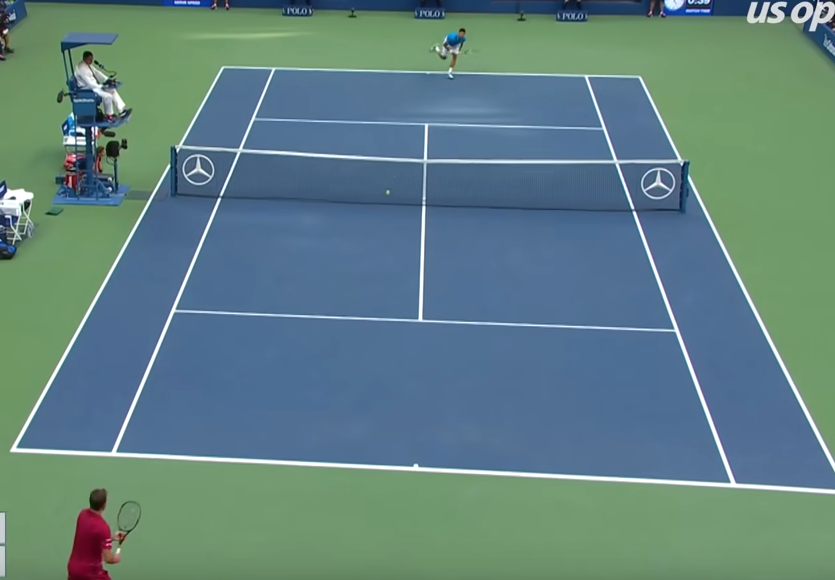
#> input picture test.png, 835 x 580 px
$ python -i ImageTreatment.py   (imports and definitions only)
#> lines starting #> are read from the running program, lines starting #| are printed output that depends on the picture; after the words box and inside, x2 and y2 are one past the last pixel; in counts of white or black regions, pixels touching at a corner belong together
#> further down, picture is the input picture: shape (580, 835, 3); mean B, G, R 129.9, 129.4, 97.2
import cv2 as cv
import sys

import numpy as np


def load_image(path: str):
    image = cv.imread(path)
    if image is None:
        print("Could not read the image.")
        sys.exit()
    return image


def save_image(path: str, image):
    cv.imwrite(path, image)
    return


def remove_background(image):
    # Threshholding the image
    lower = np.array([200, 200, 200])
    upper = np.array([255, 255, 255])
    thresh = cv.inRange(image, lower, upper)

    # Apply morphology
    kernel = cv.getStructuringElement(cv.MORPH_ELLIPSE, (20, 20))
    morph = cv.morphologyEx(thresh, cv.MORPH_CLOSE, kernel)

    # Invert the image
    mask = 255 - morph
    result = cv.bitwise_and(image, image, mask=mask)

    # Save the results
    cv.imwrite("..\\TestRemoveBackground\\thresh.png", thresh)
    cv.imwrite("..\\TestRemoveBackground\\morph.png", morph)
    cv.imwrite("..\\TestRemoveBackground\\mask.png", mask)
    cv.imwrite("..\\TestRemoveBackground\\result.png", result)

    # Show the results
    cv.imshow('thresh', thresh)
    cv.imshow('morph', morph)
    cv.imshow('mask', mask)
    cv.imshow('result', result)
    cv.waitKey(0)
    cv.destroyAllWindows()

    return result


# Remove background adaptively
def remove_background_adaptive(image):
    gray = cv.cvtColor(image, cv.COLOR_BGR2GRAY)
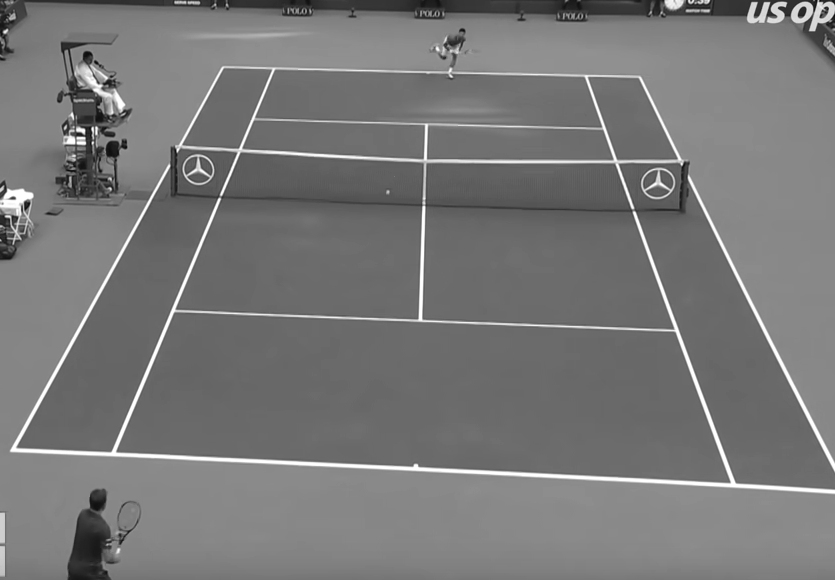
#> gray: shape (580, 835); min 9, max 255, mean 119.8
    thresh1 = cv.adaptiveThreshold(gray, 255, cv.ADAPTIVE_THRESH_MEAN_C, cv.THRESH_BINARY, 51, 25)
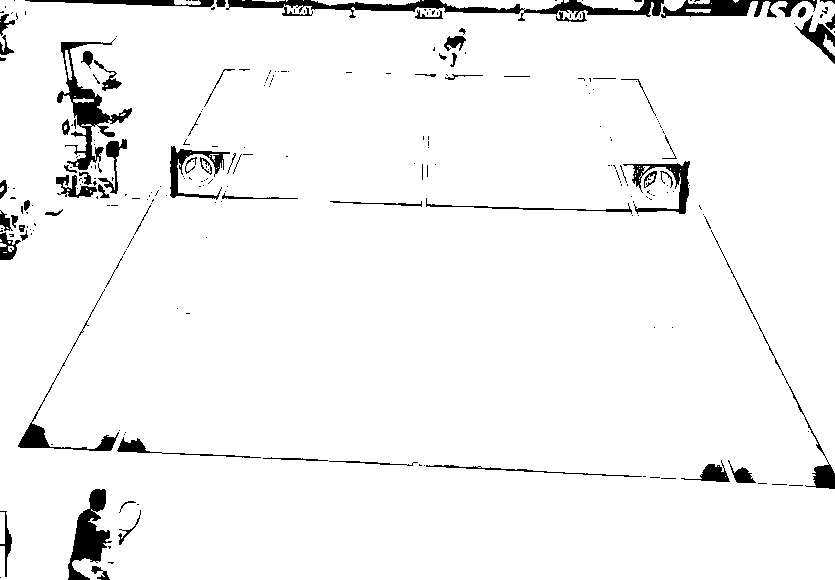
#> thresh1: shape (580, 835); 95.7% white; 258 black regions (189 under 20 px), largest, box (x1, y1, x2, y2) and area: (226, 0, 664, 21) 3030, (57, 38, 132, 170) 2254, (68, 489, 112, 580) 1806
    cv.imwrite("..\\TestRemoveBackground\\thresh1.png", thresh1)
    kernel = cv.getStructuringElement(cv.MORPH_ELLIPSE, (11, 11))
    morph = cv.morphologyEx(thresh1, cv.MORPH_DILATE, kernel)
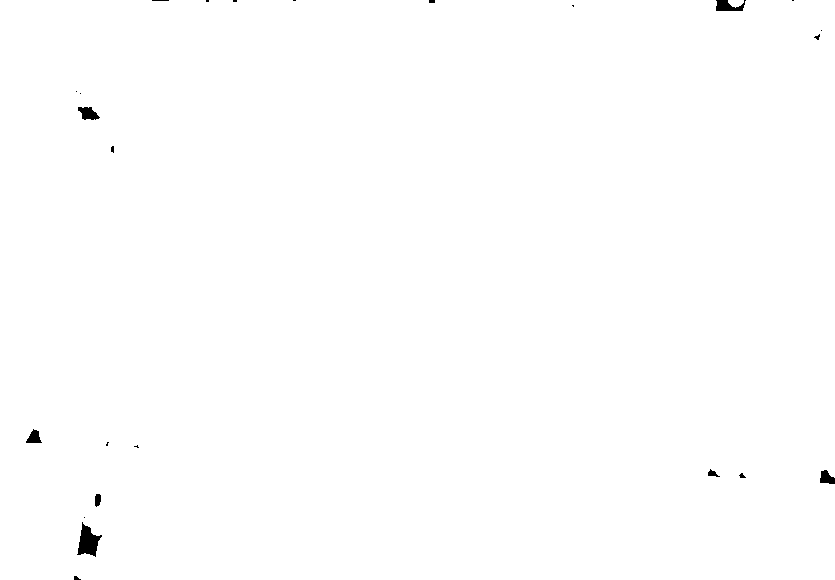
#> morph: shape (580, 835); 99.7% white; 24 black regions (16 under 20 px), largest, box (x1, y1, x2, y2) and area: (77, 522, 102, 557) 464, (716, 0, 746, 11) 214, (78, 107, 100, 120) 187
    division = cv.divide(gray, morph, scale=255)
    thresh2 = cv.threshold(division, 0, 255, cv.THRESH_OTSU)[1]
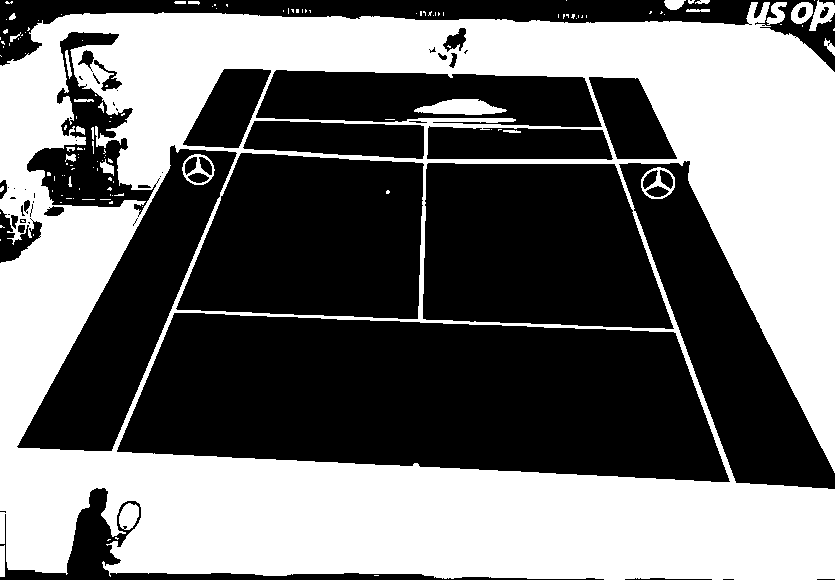
#> thresh2: shape (580, 835); 45.3% white; 137 white regions (109 under 20 px), largest, box (x1, y1, x2, y2) and area: (0, 2, 835, 580) 214403, (414, 99, 507, 115) 978, (119, 503, 139, 530) 399
    cv.imwrite("..\\TestRemoveBackground\\thresh2.png", thresh2)
    return thresh2

>>> import cv2
>>> picture = cv2.imread('../test.png')
>>> result = remove_background_adaptive(picture)
